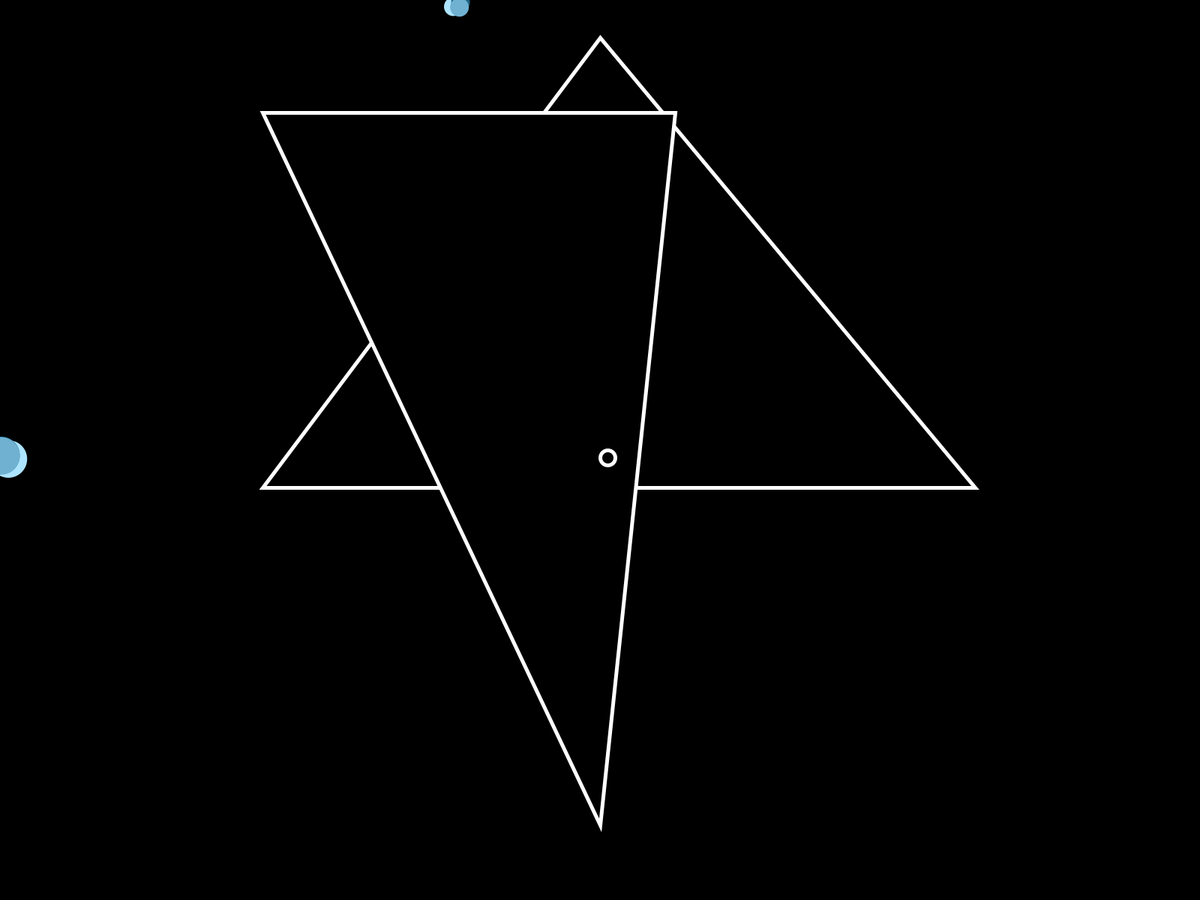
Frame 1 (no input)
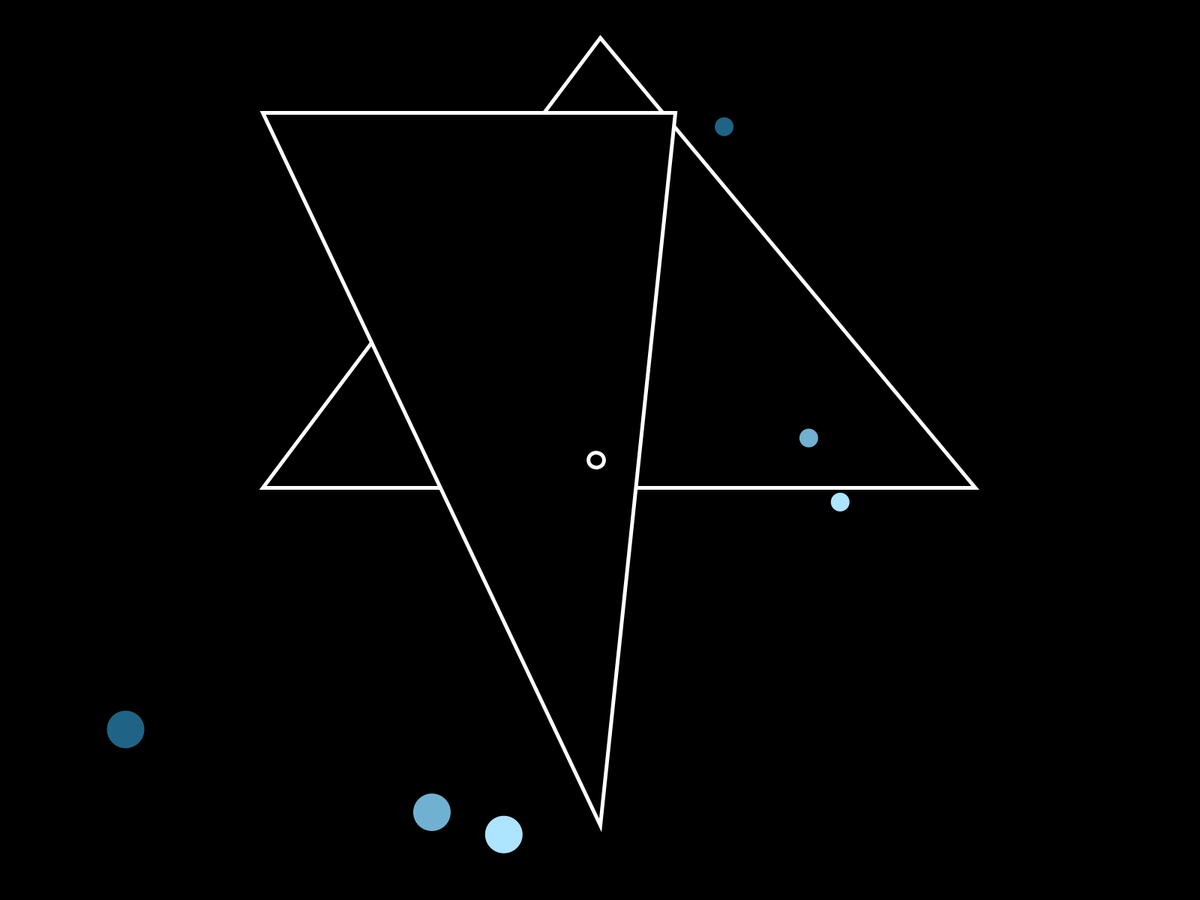
Frame 60 (the mouse pressed at the canvas centre just before this capture)
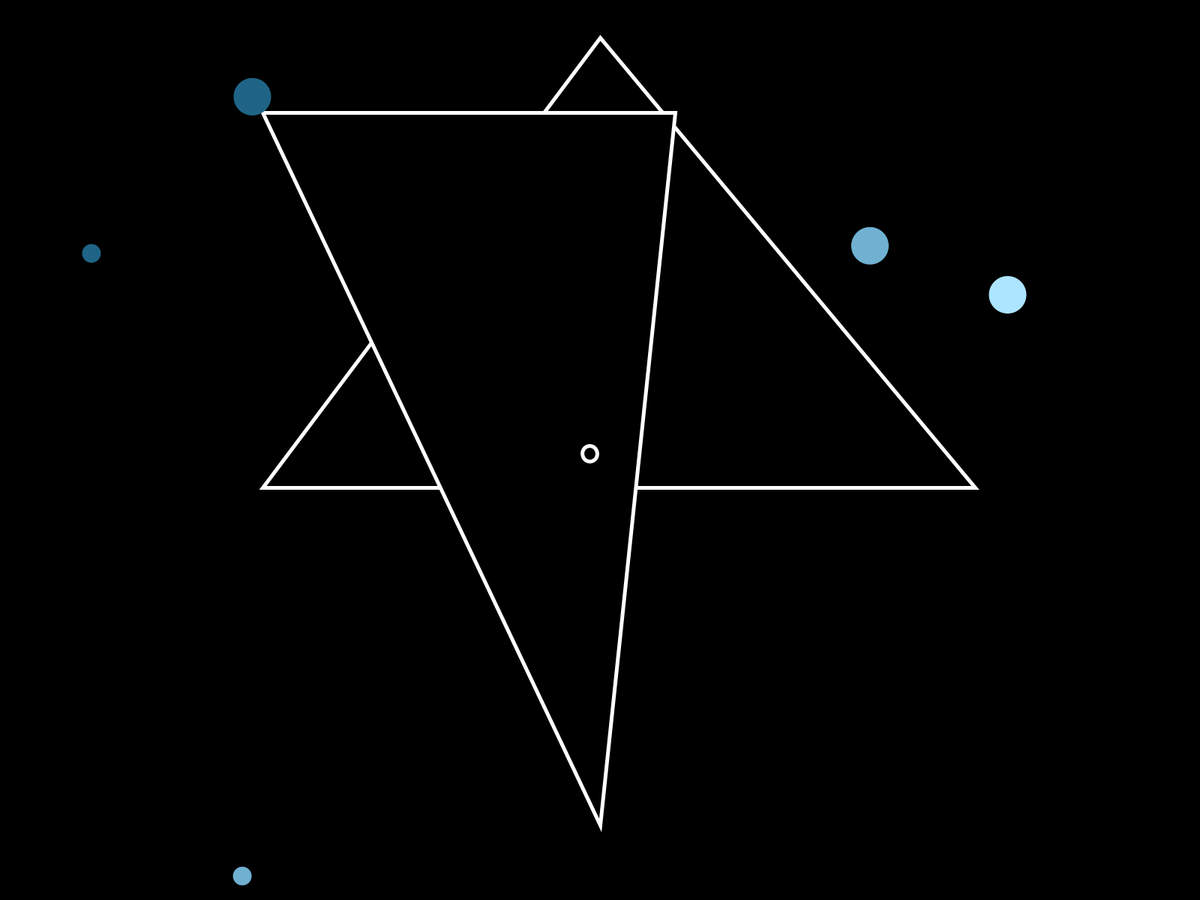
Frame 120 (the mouse held since frame 60 and released just before this capture)

The Processing sketch that drew these frames (run headless with seeded random() and noise(); from frame 60 on, the mouse is pressed at the canvas centre):

// Processing sketch: cringelingsc1
// ── cringelingsc1.pde
// Universidad del Desarrollo - Facultad de Diseño - Diseño Digital - 6to semestre
// Expresión Digital II
// cringelingsc1

/*
Al correr el programa, se visualizarán varios objetos en toda la pantalla como canvas
 tales como 2 triángulos en el medio. Además se visualizarán varias ellipse que
 rebotan en los bordes del canvas y los cuales cambian de color cada vez que se 
 apreta la tecla espacio y varía cada vez que se abre el programa y por último 
 una ellipse rotanto en el metio entre los triángulos.
 */

Catalina a, m, c, d; // Se crea la clase Catalina.

void setup() { // Se ejecuta al iniciar el programa
  fullScreen(); // Tamaño del Canvas - Toda la Pantalla
  
//Se crean 3 versiones para las funciones de las clase para así poder repetir una función
  a = new Catalina();  // Se crea una versión de la clase = a = new Catalina
  m = new Catalina();  // Se crea una versión de la clase = m = new Catalina
  c = new Catalina();  // Se crea una versión de la clase = c = new Catalina
}

void draw() {  // Se ejecuta cada vez que se inicia el programa
  background(0); // Color de Fondo - Negro
  // Se mencionan cada una de las funciones a utilizar en la class.
  a.movbolitas1(); // a.funcion es para las funciones principales.
  a.bolita2();     
  a.movbolitas();
  a.bolita1();
  a.triangulo();
  a.triangulo1();
  c.movbolitas();      // c.funcion y m.función es para las mismas 
                       // funciones anteriores que se repetirán
  c.bolita1();
  c.movbolitas();
  c.bolita2();
  m.movbolitas();
  m.bolita1();
  m.movbolitas1();
  m.bolita2();
  a.circulos();
}

void keyPressed() {        //Void keyPresses se utilizará para poder cambiar colores de las ellipses
  if (key == ' ');
  int f = (int)random(2);
  a.colores(f);
  c.colores(f);
  m.colores(f);
  println(f);
}
// ── Catalina.pde
class Catalina {   // Se establece la clase Catalina
  //Variables
  float x, y, vx, vy, vx1, vy1, h, k1, k2;    // Variables en decimal a usar.
  int a, b, c, d, e, k;                       // Variables enteras a usar.

  color[] colores = new color [3];            // Array para 3 colores diferentes
                                              // a utilizar en ellipses
  int f;                                      // Esta variable elegíra un color
                                              // de la lista al correr el programa.

  //Constructor
  Catalina() {                     /*Se escriben los valores de cada variable. 
                                   Se utiliza this. para referirse a variables
                                   de a otra ventana.*/
                                   
    // Se declaran las variables a utilizar.
    x = 0;
    y = height/2;
    vx = random(1, 3);     // Variables de Velocidad.
    vy = random(7, 9);
    vx1 = random(7, 9);
    vy1 = random(4, 6);

    a = 25;
    b = 25;
    d = 50;
    e = 50;
    h = 0;
    k1 = 0;
    k2 = k1;
    
    // Variables de Color.
    colores[0] = #70B1D1;
    colores[1] = #1F6486;
    colores[2] = #ADE4FF;
    f = (int)random(colores.length);  // Se elige entre los colores 0, 1 y 2.
  }

  //Métodos
  // Movimiento a utilizar en las ellipses - void bolita1()
  void movbolitas() {
    x += vx;
    y += vy;
    if (x > width || x < 0) {
      vx *= -1;
    }
    if (y > height || y < 0) {
      vy *= -1;
    }
  }
  
  // Se crea una ellipse de tamaño (50, 50) o (d, e)
  void bolita1() {
    noStroke();
    fill(colores[f]);
    ellipse(x, y, d, e);
  }
  
  // Se crea el mismo movimiento pero para ellipses más pequeñas
  void movbolitas1() {
    x += vx1;
    y += vy1;
    if (x > width || x < 0) {
      vx1 *= -1;
    }
    if (y > height || y < 0) {
      vy1 *= -1;
    }
  }
  
  // Se crea una ellipse de tamaño (10, 10) o (a, b);
  void bolita2() {
    fill(colores[f]);  // Color random según array anteriormente mencionado.
    noStroke();
    ellipse(y, x, a, b);
  }
  
  // Se crean dos triángulos a la mitad del canvas. triangulo1 está al inverso.
  void triangulo() {
    fill(0);
    stroke(255);
    strokeWeight(5);
    triangle(width/2, 50, height+100, 650, 350, 650);
    //(width/2, height-100, 350, 150, 900, 150);
  }

  void triangulo1() {
    fill(0);
    stroke(255);
    strokeWeight(5);
    triangle(width/2, height-100, 350, 150, 900, 150);
  }
  
  //Se cra una ellipse que rota y traslada en sentido contrario a las manijas del reloj
  void circulos() {
    pushMatrix();
    translate(width/2, height/2);
    rotate(-h);
    noFill();
    strokeWeight(5);
    stroke(255);
    ellipse(10, 10, 20, 20);
    popMatrix();

    h = h + 0.3;
  }
  
  // Se inicializa las variables de color.
  void colores(int f) {
    this.f = f;
  }
}
